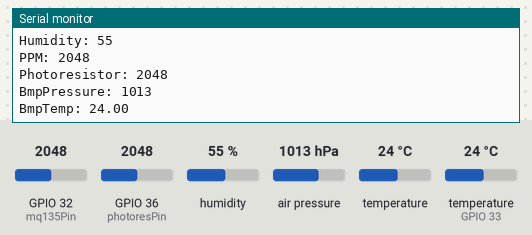
The sketch below on a simulated ESP32. Parts: the last lines printed to the serial monitor. Inputs (shaded band) come from the test bench; at power-on: humidity 55 %, air pressure 1013 hPa, GPIO 32 (mq135Pin) = 2048, GPIO 36 (photoresPin) = 2048, temperature 24 °C, temperature (sensor on GPIO 33) 24 °C. WiFi joins after 1.5 s; servers stay silent unless stated; no MQTT or app messages arrive unless stated.

Above: at 2.8 s.
2.9 s: humidity set to 22 %
12.9 s: air pressure set to 952 hPa
At 22.6 s:
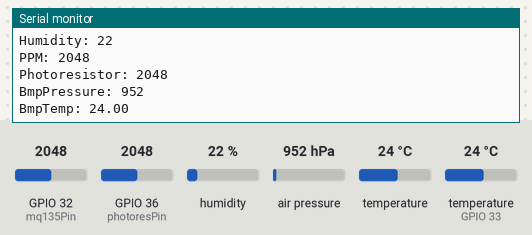
22.9 s: GPIO 32 (mq135Pin) set to 2866
32.9 s: GPIO 36 (photoresPin) set to 2866
At 42.6 s:
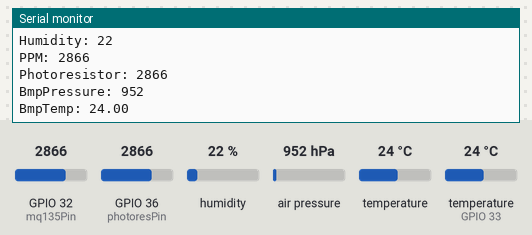
42.9 s: temperature (sensor 0) set to 12 °C
At 52.6 s:
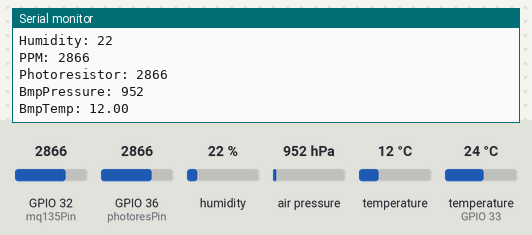

Measured:
- after the input at 12.9 s, the serial monitor: prints a new line after 8.8 s (image 1)
- after the input at 32.9 s, the serial monitor: prints a new line after 8.8 s (image 2)
- after the input at 42.9 s, the serial monitor: prints a new line after 8.9 s (image 3)

The sketch:

esp32-project4.ino
```cpp
#include <WiFi.h>
#include <ArduinoMqttClient.h>
#include <DHTesp.h>
#include <Wire.h>
#include <Adafruit_BMP085.h>


char ssid[] = "YOUR_SSID_HERE";        // your network SSID (name)
char pass[] = "YOUR_WPAKEY_HERE";    // your network password (use for WPA, or use as key for WEP)

WiFiClient espClient;
MqttClient mqttClient(espClient);
DHTesp dht;
Adafruit_BMP085 bmp;

const char broker[] = "iot.eclipse.org";
const char topic[]  = "weatherstation/jonas/project4/esparduino";

int dhtPin = 33;
int mq135Pin = 32;
int photoresPin = 36;

void setup()
{
  // set pin modes
   // begin serial and connect to WiFi
  Serial.begin(115200);
  delay(100);

  dht.setup(dhtPin, DHTesp::DHT11);

  Serial.println();
  Serial.println();
  Serial.print("Connecting to ");
  Serial.println(ssid);

  WiFi.begin(ssid, pass);

  while (WiFi.status() != WL_CONNECTED) {
    delay(500);
    Serial.print(".");
  }

  Serial.println("");
  Serial.println("WiFi connected");
  Serial.println("IP address: ");
  Serial.println(WiFi.localIP());

  Serial.print("Attempting to connect to the MQTT broker: ");
  Serial.println(broker);

  if (!mqttClient.connect(broker, 1883)) {
    Serial.print("MQTT connection failed! Error code = ");
    Serial.println(mqttClient.connectError());

    while (1);
  }

  Serial.println("You're connected to the MQTT broker!");
  Serial.println();

  if (!bmp.begin()) {
  Serial.println("Could not find a valid BMP085 sensor, check wiring!");
  while (1) {}
  }

}


void loop()
{
    // call poll() regularly to allow the library to send MQTT keep alives which
    // avoids being disconnected by the broker
    mqttClient.poll();

    TempAndHumidity lastValues = dht.getTempAndHumidity();
    int dhttemp = lastValues.temperature;
    int dhthum = lastValues.humidity;

//    dhttemp = 25;
//    dhthum = 20;

    Serial.println("Temperature: " + String(dhttemp));
    Serial.println("Humidity: " + String(dhthum));
    int mq135 = analogRead(mq135Pin);
    Serial.println("PPM: "+String(mq135));
    int photores = analogRead(photoresPin);
    Serial.println("Photoresistor: "+String(photores));
    int bmppressure =  bmp.readPressure()/100;
    Serial.println("BmpPressure: "+String(bmppressure));
    float bmptemp = bmp.readTemperature();
    Serial.println("BmpTemp: "+String(bmptemp));


    String json = "{\"DHT11-temperature\":"+String(dhttemp)+",\"DHT11-humidity\":"+String(dhthum)+",\"MQ135-ppm\":"+mq135+",\"photoresistor\":"+String(photores)+",\"Pressure-sensor-pressure\":"+String(bmppressure)+",\"Pressure-sensor-temperature\":"+String(bmptemp)+"}";
    mqttClient.beginMessage(topic);
    mqttClient.print(json);
    mqttClient.endMessage();
    delay(10000);


}
```
